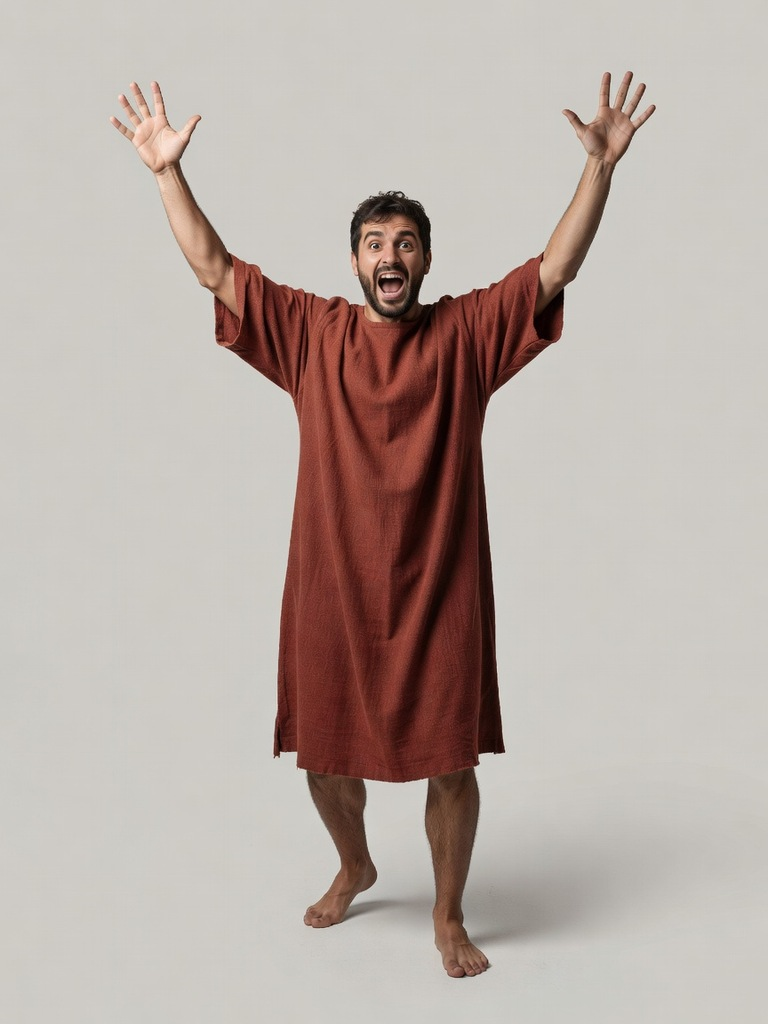
#> input picture games/colosseum/tools/_crowd_src/plebs_m2_cheer.jpg, 768 x 1024 px, given in place of ulkro.webp, which was not available
$ python ulkro_plates.py
#> lines starting #> are read from the running program, lines starting #| are printed output that depends on the picture; after the words box and inside, x2 and y2 are one past the last pixel; in counts of white or black regions, pixels touching at a corner belong together; long printed decimals are rounded; pictures that were not available may be replaced by others from this repository, and a replacement may not be noted
### games/vale/art/tools/concept_plates.py
#!/usr/bin/env python3
"""ART 2.0: turn a front/back concept sheet (_design/concept/<id>.webp) into PROJECTION PLATES.

    python3 art/tools/concept_plates.py marund [--erode 9]

The two figures (front on the left half, back on the right) are cut from the painted background
(normalised-convolution background estimate, iterated), the white outline halo is eroded off, and
every background pixel takes the colour of the nearest figure pixel (edge padding), so a model edge
that overhangs the painted silhouette by a few pixels still picks up figure colour. Writes
art/.cache/concept/<id>_{front,back}.png (padded RGB), <id>_mask.png and <id>_plates.json:
{ "size": [W, H], "front": {"cx", "ground", "top"}, "back": {...}, "m_per_px" } where `ground` is the
boot-sole row and `top` the crown row of each figure. Needs numpy, Pillow, scipy (the repo venv).
"""
from __future__ import annotations

import argparse
import json
from pathlib import Path

import numpy as np
from PIL import Image
from scipy import ndimage as nd

HERE = Path(__file__).resolve().parent
ART = HERE.parent
GAME = ART.parent


def figure_mask(im: np.ndarray, thresh: float = 22.0, iters: int = 4) -> np.ndarray:
    H, W, _ = im.shape
    border = np.concatenate([im[:, :40], im[:, -40:]], axis=1).mean(axis=1)
    bg = np.repeat(border[:, None, :], W, axis=1)
    M = np.linalg.norm(im - bg, axis=2) > 26
    M = nd.binary_dilation(M, iterations=25)
    for it in range(iters):
        w = (~M).astype(np.float32)
        num = np.stack([nd.gaussian_filter(im[..., c] * w, 50) for c in range(3)], -1)
        den = nd.gaussian_filter(w, 50)[..., None] + 1e-6
        d = np.linalg.norm(im - num / den, axis=2)
        M = nd.binary_fill_holes(nd.binary_opening(d > thresh, iterations=2))
        lbl, n = nd.label(M)
        sizes = nd.sum(M, lbl, range(1, n + 1))
        M = np.isin(lbl, np.argsort(sizes)[::-1][:2] + 1)
        if it < iters - 1:
            M = nd.binary_dilation(M, iterations=12)
    return M


# [89 lines left out: function main, not called in this run]


# [2 lines that do not run on import are left out]

### games/vale/art/blender/proto/ulkro_plates.py
#!/usr/bin/env python3
"""Ulkro's projection plates: art/tools/concept_plates.py with fixes for this concept.

    ~/Developer/forgeflow-games/.venv/bin/python3 art/blender/proto/ulkro_plates.py [--height 1.85]

The plate height is the HOOD'S PEAK (the crown of the figure without the darts): content art.height is the mesh top
(the dart crest stands above it). The sole row is the planted right boot's sole in both views.

Fixes over the shared script (its figure cut, edge padding and output format are reused):
1. Pale backdrop kept inside the cut (between the arms and the tunic, between the quiver and the hood) leaves the
   figure: big connected areas within 10 (RGB) of the row's border colour.
2. The plate frame: the shared centre (mean of the lower fifth) is pulled by the walking stride; here cx is the
   face wrap's / hood's centre line (front) and the hood's centre line (back).
3. Everything below the tunic hem (trousers, shin wraps, boots: a walking stride in both views) is painted by the
   model module procedurally from the concept's own colours (the model stands in a symmetric rest stance), so the
   leg paint here is only the edge padding; the darts, the thrower and the pale-blue heads are painted by the
   module too (thin props: no projection).
"""
from __future__ import annotations

import argparse
import json
import sys
from pathlib import Path

import numpy as np
from PIL import Image
from scipy import ndimage as nd

HERE = Path(__file__).resolve().parent
ART = HERE.parent.parent
GAME = ART.parent
sys.path.insert(0, str(ART / "tools"))
import concept_plates as cp  # noqa: E402

FID = "ulkro"


def figure_mask(im: np.ndarray) -> np.ndarray:
    """The figure = everything NOT reached by a flood fill from the sheet's border through backdrop pixels.
    The shared cut (a colour distance to a normalised-convolution backdrop) also cuts the pale stone shoulder
    plates, the linen quiver and the pale sleeves (they are the backdrop's grey); here its cut only seeds the
    backdrop estimate. Backdrop = close to that estimate AND flat (no painted edge), connected to the border;
    big flat enclosed backdrop islands (between the legs) leave the figure too."""
    M0 = cp.figure_mask(im)
    w = (~nd.binary_dilation(M0, iterations=8)).astype(np.float32)
    bg = np.stack([nd.gaussian_filter(im[..., c] * w, 40) for c in range(3)], -1) / (nd.gaussian_filter(w, 40)[..., None] + 1e-6)
    d = np.linalg.norm(im - bg, axis=2)
    g = np.hypot(nd.sobel(im.mean(2), 0), nd.sobel(im.mean(2), 1))
    cand = (d < 13) & (nd.gaussian_filter(g, 1.5) < 45)
    lbl, n = nd.label(cand)
    border = set(np.unique(np.concatenate([lbl[0], lbl[-1], lbl[:, 0], lbl[:, -1]]))) - {0}
    outside = np.isin(lbl, list(border))
    sizes = nd.sum(cand, lbl, range(1, n + 1))
    flat_big = np.isin(lbl, np.nonzero(sizes >= 2500)[0] + 1)
    fig = nd.binary_opening(~(outside | flat_big), iterations=2)
    lbl2, n2 = nd.label(fig)
    s2 = nd.sum(fig, lbl2, range(1, n2 + 1))
    return np.isin(lbl2, np.nonzero(s2 >= 300)[0] + 1)


def main() -> None:
    ap = argparse.ArgumentParser()
    ap.add_argument("--erode", type=int, default=5)
    ap.add_argument("--height", type=float, default=1.85)
    ap.add_argument("--frame", default="", help="json override of the plate frame")
    a = ap.parse_args()
    src = GAME / "_design" / "concept" / f"{FID}.webp"
    out = ART / ".cache" / "concept"
    out.mkdir(parents=True, exist_ok=True)
    im = np.asarray(Image.open(src).convert("RGB")).astype(np.float32)
    H, W, _ = im.shape
#> H = 1024; W = 768
    M = figure_mask(im)
#> in figure_mask, `border = np.concatenate([im[:, :40], im[:, -40:]], axis=1).mean(axis=1)`: border = 1024 rows, first 8: [206.2, 203.2, 197.2], [206.2, 203.2, 197.3], [206.3, 203.3, 197.3], [206.3, 203.3, 197.3], [206.2, 203.2, 197.2], [206.1, 203.1, 197.2], [206.1, 203.1, 197.4], [206.1, 203.1, 197.4]
#> in figure_mask, `M = np.linalg.norm(im - bg, axis=2) > 26`: M: shape (1024, 768) bool; 21.6% white; 18 white regions (17 under 20 px), largest, box (x1, y1, x2, y2) and area: (110, 71, 659, 979) 169772
#> in figure_mask, `M = nd.binary_dilation(M, iterations=25)`: M: shape (1024, 768) bool; 33% white; 1 white region, box (x1, y1, x2, y2) and area: (85, 46, 684, 1004) 259461
#> the loop in figure_mask, `for it in range(iters):` made 4 passes
#> sizes on passes 1 to 4: [176692], [175740], [175410], [175301]
#> after the loop in figure_mask, `for it in range(iters):`: M: shape (1024, 768) bool; 22.3% white; 1 white region, box (x1, y1, x2, y2) and area: (110, 71, 656, 980) 175301
#> after the loop in figure_mask, `for it in range(iters):`: w: shape (1024, 768) float32; values 0 (black) and 1 (white), 72.5% white; 1 black region, box (x1, y1, x2, y2) and area: (98, 59, 668, 992) 216281
#> in figure_mask, `w = (~nd.binary_dilation(M0, iterations=8)).astype(np.float32)`: w: shape (1024, 768) float32; values 0 (black) and 1 (white), 74.2% white; 1 black region, box (x1, y1, x2, y2) and area: (102, 63, 664, 988) 203113
#> in figure_mask, `cand = (d < 13) & (nd.gaussian_filter(g, 1.5) < 45)`: cand: shape (1024, 768) bool; 76.8% white; 59 black regions (57 under 20 px), largest, box (x1, y1, x2, y2) and area: (109, 69, 672, 982) 182548, (652, 840, 662, 848) 32
#> in figure_mask, `lbl, n = nd.label(cand)`:
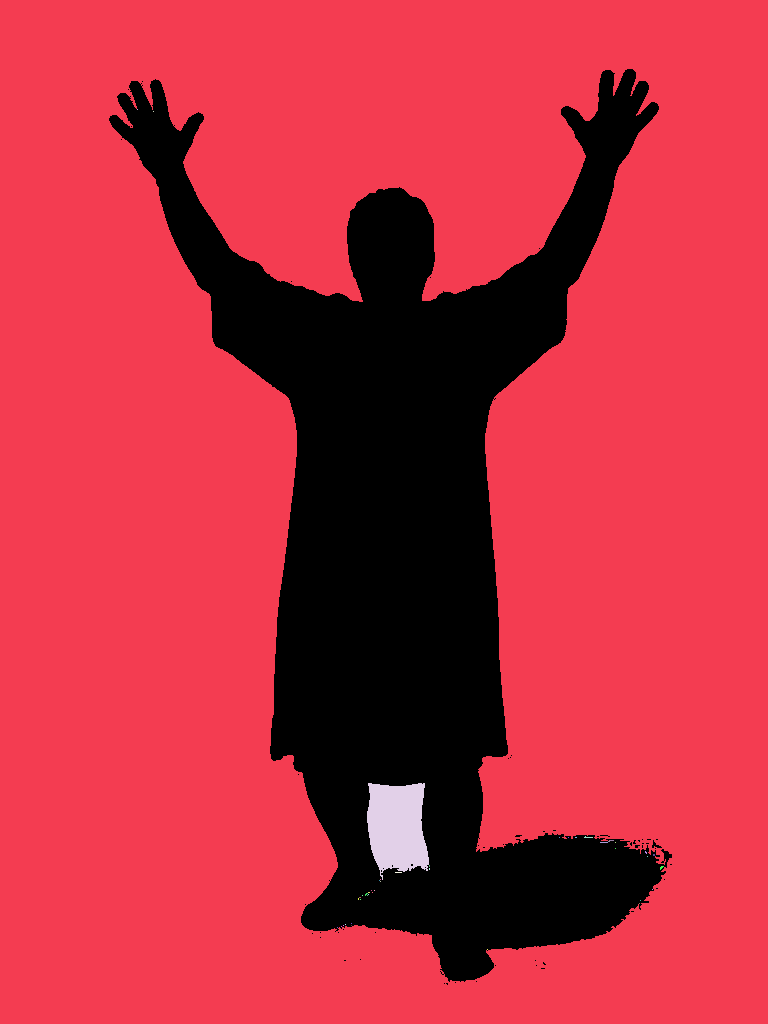
#> lbl: shape (1024, 768) int32; 44 distinct labels, from 0 to 43; one colour per label, 0 black
#> in figure_mask, `lbl, n = nd.label(cand)`: n = 43
#> in figure_mask, `border = set(np.unique(np.concatenate([lbl[0], lbl[-1], lbl[:, 0], lbl..`: border = 1 item
#> in figure_mask, `outside = np.isin(lbl, list(border))`:
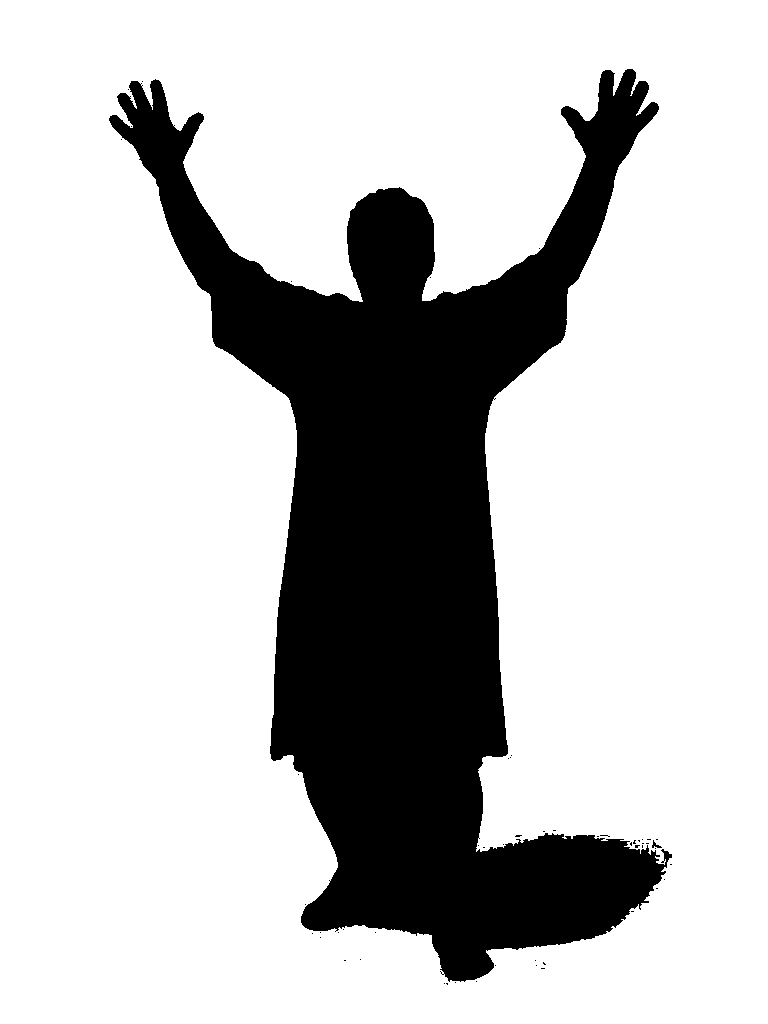
#> outside: shape (1024, 768) bool; 76.2% white; 54 black regions (52 under 20 px), largest, box (x1, y1, x2, y2) and area: (109, 69, 672, 982) 187245, (652, 840, 662, 848) 32
#> in figure_mask, `sizes = nd.sum(cand, lbl, range(1, n + 1))`: sizes = 43 values, max 599032 at index 0, min 1 at index 1, mean 14040
#> in figure_mask, `flat_big = np.isin(lbl, np.nonzero(sizes >= 2500)[0] + 1)`: flat_big: shape (1024, 768) bool; 76.8% white; 59 black regions (57 under 20 px), largest, box (x1, y1, x2, y2) and area: (109, 69, 672, 982) 182641, (652, 840, 662, 848) 32
#> in figure_mask, `fig = nd.binary_opening(~(outside | flat_big), iterations=2)`: fig: shape (1024, 768) bool; 23.2% white; 2 white regions, box (x1, y1, x2, y2) and area: (109, 69, 665, 982) 182301, (664, 851, 671, 860) 41
#> in figure_mask, `lbl2, n2 = nd.label(fig)`:
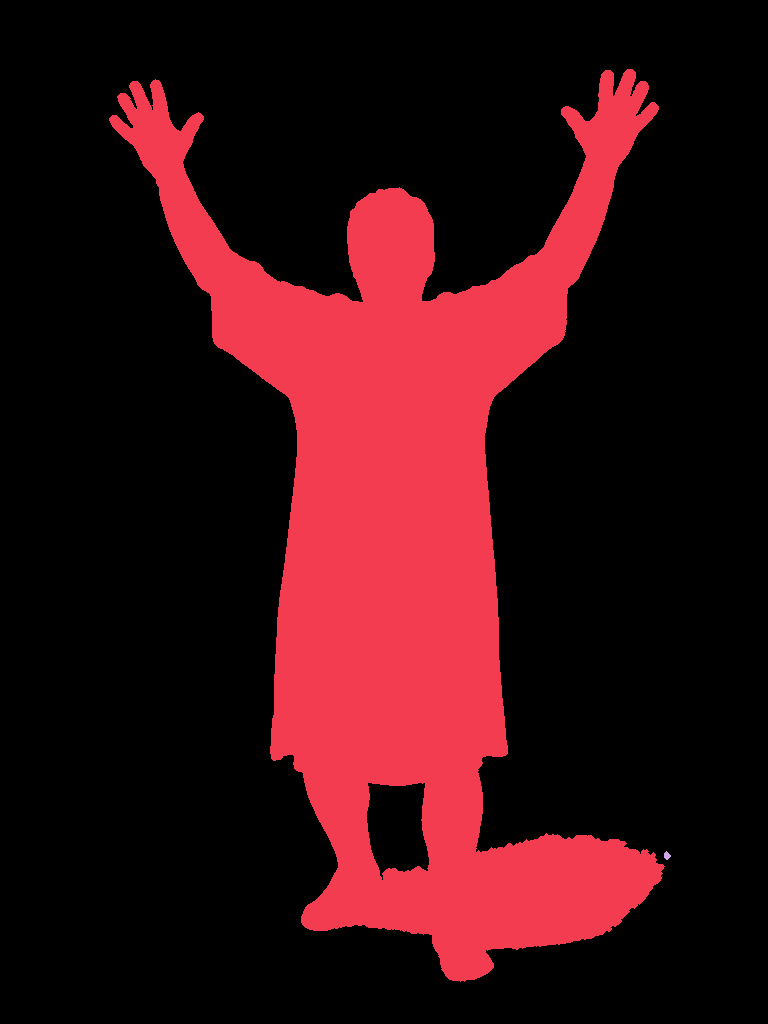
#> lbl2: shape (1024, 768) int32; 3 distinct labels, from 0 to 2; one colour per label, 0 black
#> in figure_mask, `lbl2, n2 = nd.label(fig)`: n2 = 2
#> in figure_mask, `s2 = nd.sum(fig, lbl2, range(1, n2 + 1))`: s2 = [182301, 41]
#> in figure_mask, `return np.isin(lbl2, np.nonzero(s2 >= 300)[0] + 1)`: returned value: shape (1024, 768) bool; 23.2% white; 1 white region, box (x1, y1, x2, y2) and area: (109, 69, 665, 982) 182301
    lum = im.mean(axis=2)
    meta = {"size": [W, H], "id": FID}
#> meta = {'size': [768, 1024], 'id': 'ulkro'}
    frame = json.loads(a.frame) if a.frame else FRAME
    keep = nd.binary_erosion(M, iterations=a.erode)
#> keep: shape (1024, 768) bool; 20.7% white; 1 white region, box (x1, y1, x2, y2) and area: (114, 74, 658, 977) 162961
    for side, (x0, x1) in (("front", (0, W // 2)), ("back", (W // 2, W))):
        meta[side] = dict(frame[side])
        g = frame[side]["ground"]
        keep[g + 1:, x0:x1] = False
        keep[:, x0:x1] = nd.binary_opening(keep[:, x0:x1], iterations=2)
#> keep: shape (1024, 768) bool; 20.7% white; 2 white regions, box (x1, y1, x2, y2) and area: (116, 76, 658, 977) 162630, (604, 81, 609, 88) 23
#> after the loop, meta = 4 items
    _, (iy, ix) = nd.distance_transform_edt(~keep, return_indices=True)
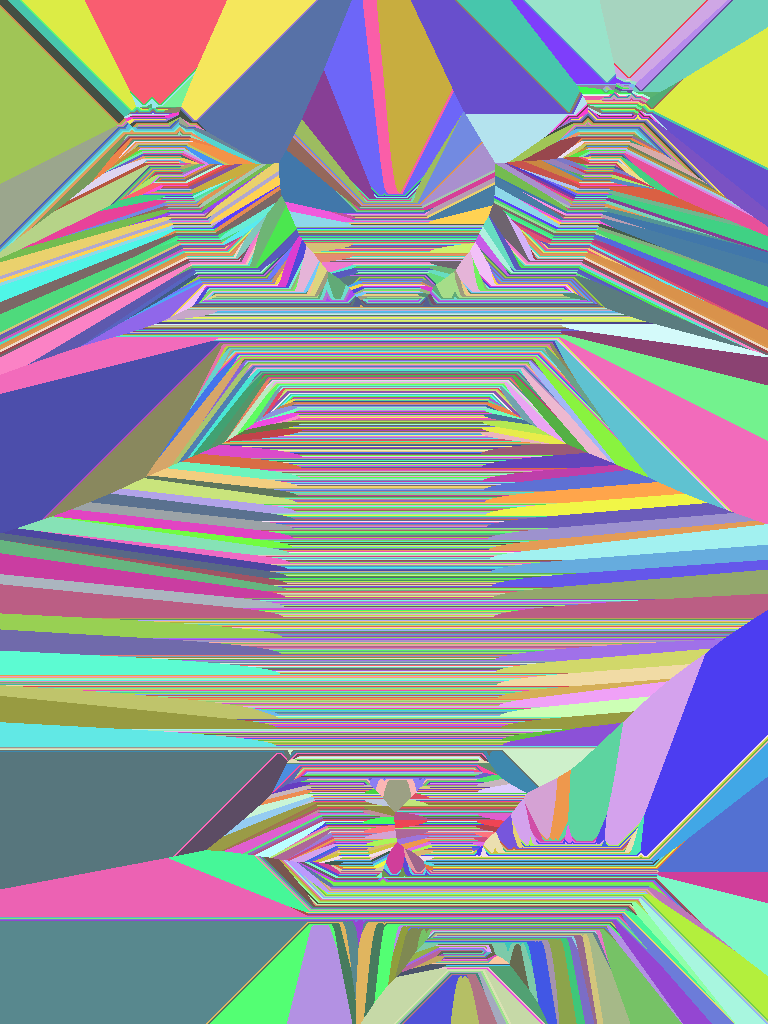
#> iy: shape (1024, 768) int32; 901 distinct labels, from 76 to 976; one colour per label, 0 black
    padded = im[iy, ix]
    soft = np.stack([nd.gaussian_filter(padded[..., c], 5) for c in range(3)], -1)
    padded = np.where(keep[..., None], im, soft)
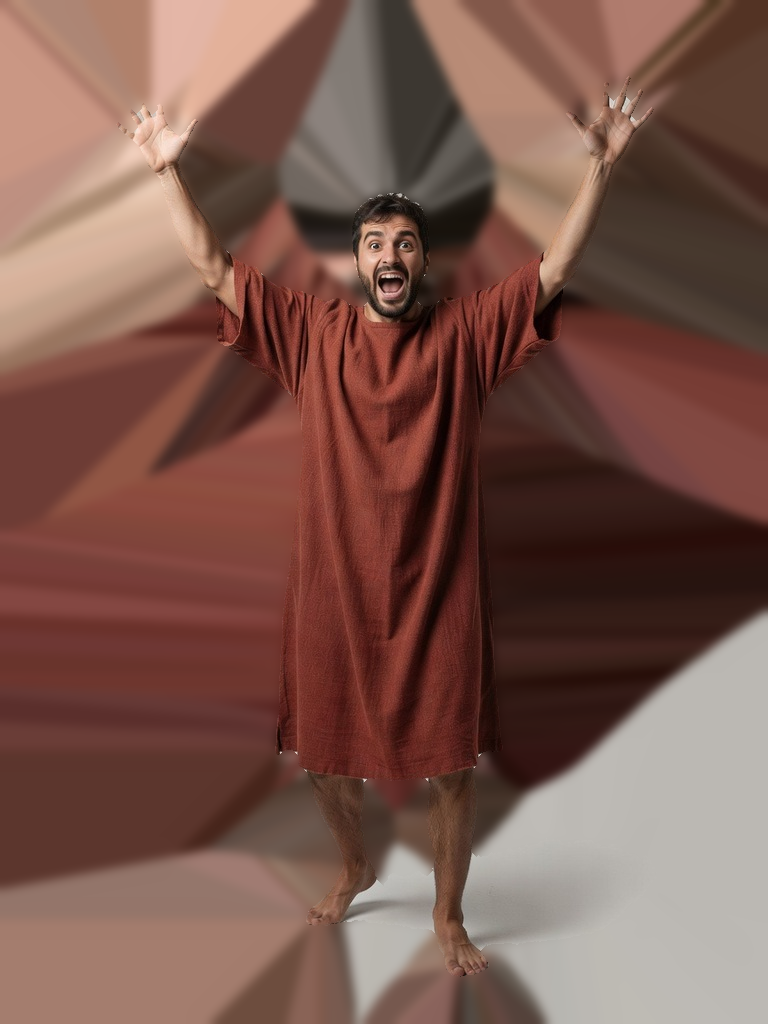
#> padded: shape (1024, 768, 3) float32; mean R, G, B 122.9, 87.4, 77.6
    for side in ("front", "back"):
        Image.fromarray(padded.clip(0, 255).astype(np.uint8)).save(out / f"{FID}_{side}.png")
    Image.fromarray((keep * 255).astype(np.uint8)).save(out / f"{FID}_mask.png")
    Image.fromarray((M * 255).astype(np.uint8)).save(out / f"{FID}_mask_raw.png")
    meta["m_per_px"] = a.height / (frame["front"]["ground"] - frame["front"]["top"])
    meta["height"] = a.height
    (out / f"{FID}_plates.json").write_text(json.dumps(meta, indent=2))
    print(json.dumps(meta))
#| {"size": [768, 1024], "id": "ulkro", "front": {"cx": 563.0, "ground": 1458, "top": 174}, "back": {"cx": 1482.0, "ground": 1458, "top": 174}, "m_per_px": 0.001441, "height": 1.85}


# measured on the sheet (2048 x 1536): hood peak row, right-boot sole row, face / hood centre column
FRAME = {"front": {"cx": 563.0, "ground": 1458, "top": 174}, "back": {"cx": 1482.0, "ground": 1458, "top": 174}}

if __name__ == "__main__":
    main()
